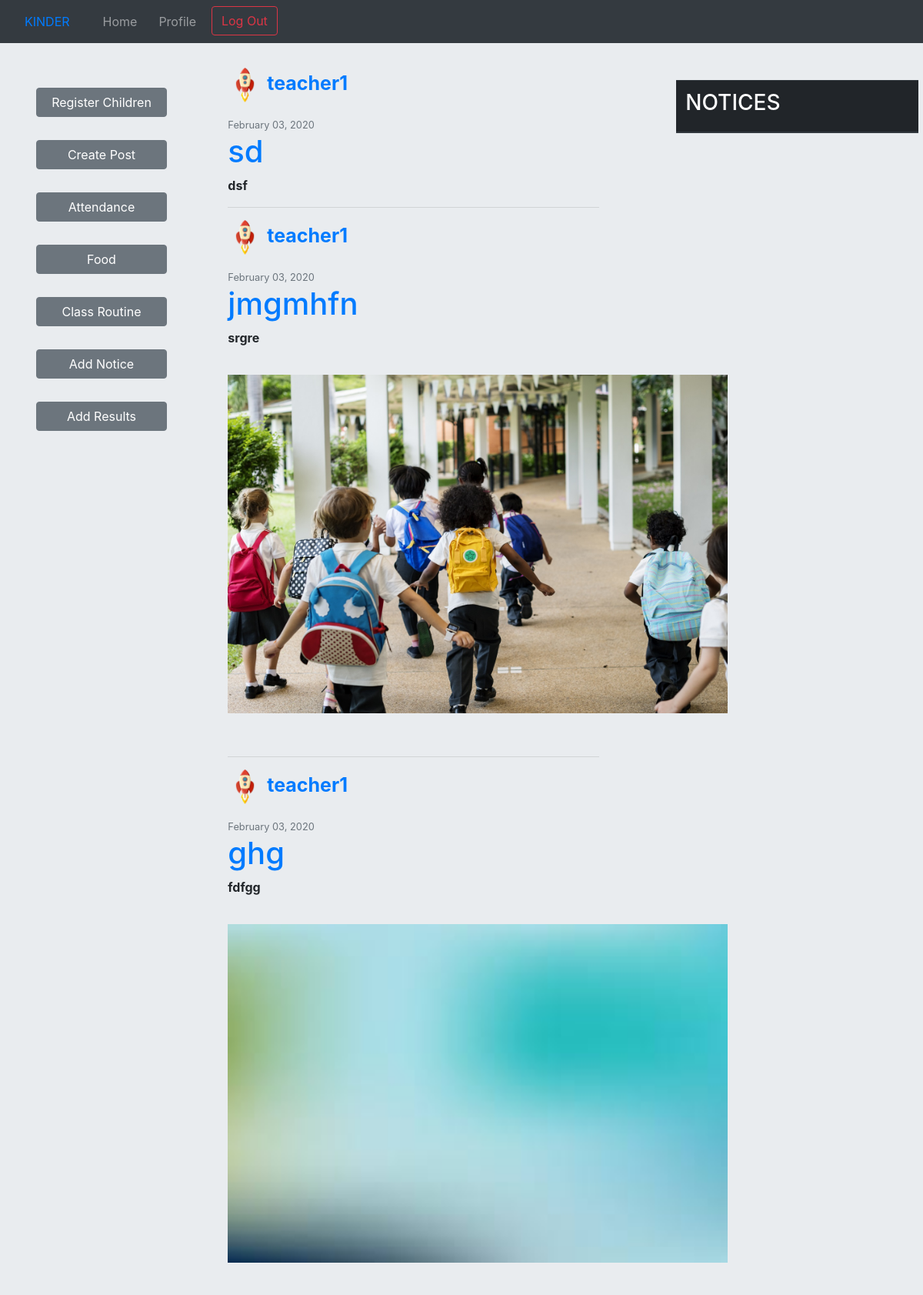
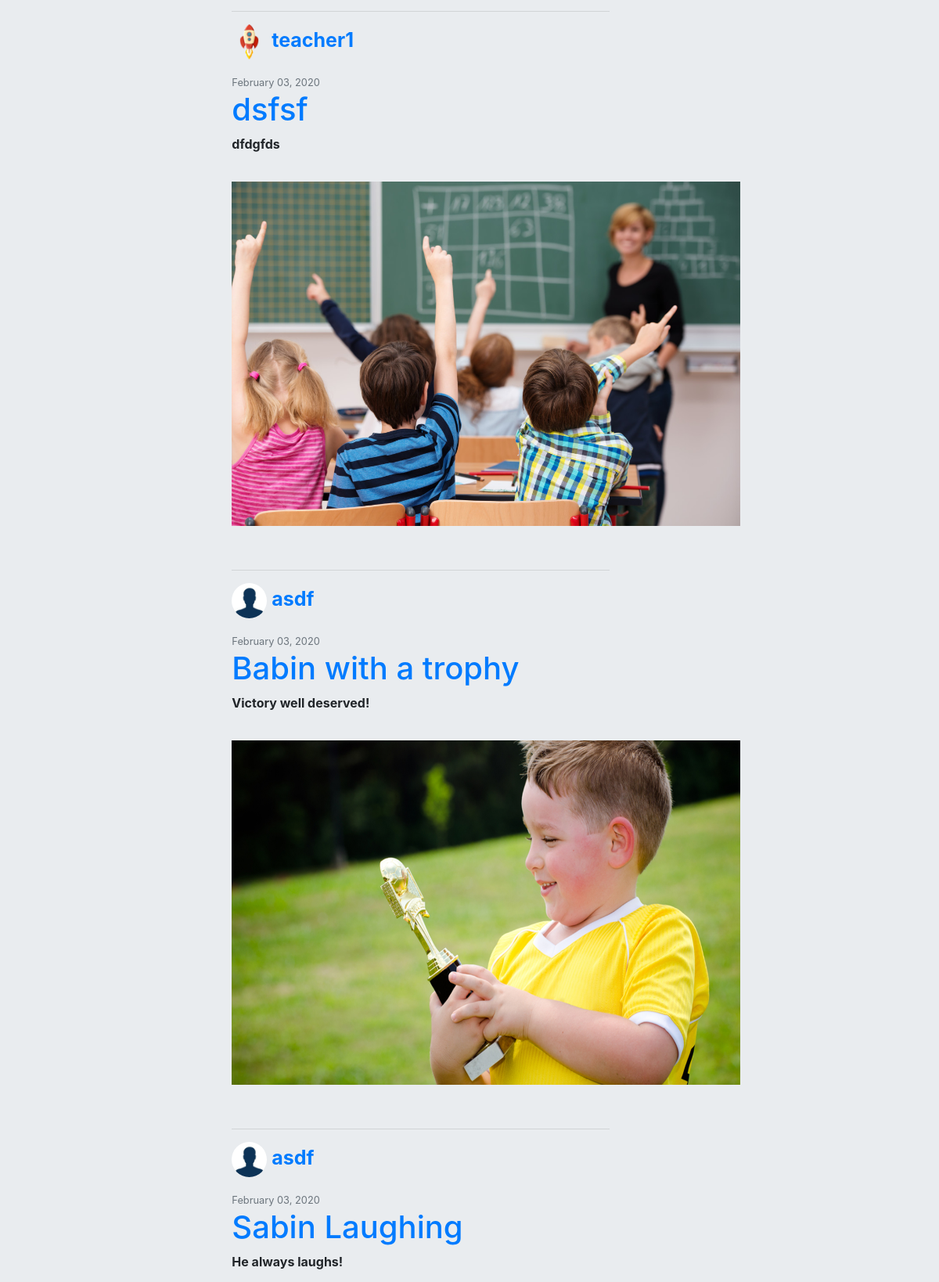
Screenshot of /home.html (signed in, upper part) with the database file from the repository (2 pictures, top to bottom).
### second/models.py (models this page shows, shortened)
class Post(models.Model):
    title = models.CharField(max_length=100)
    content = models.TextField()
    photo = models.ImageField(upload_to='posts', blank=True)
    date_posted = models.DateTimeField(default=timezone.now)
    author = models.ForeignKey(User, on_delete=models.CASCADE)
    class Meta:
        ordering = ["-date_posted"]

class Profile(models.Model):
    user = models.OneToOneField(User, on_delete=models.CASCADE)
    image = models.ImageField(default='default.jpg', upload_to='profile_pics')

### second/views.py (the view)
# urls.py: path('home.html',second_views.home, name='home'),
def home(request):
    context = {
        'posts': Post.objects.all(),
    }
    return render(request, 'home.html', context)

### second/templates/home.html (shortened to what this page needs)
{% extends "base1.html" %}
{% block base2 %}
{% load static %}
<!DOCTYPE html>
<html>
<head>
</head>
<body>
<div class="jumbotron">
    <div class = "row row-height" >
        <div class="col-lg-2">
            <div class="col-lg-2" style="position: fixed;">
                {% if user.user_teachers != "" %}
                    <a style="margin-top: 50px; margin-bottom: 10px; width:100%;" name="createpost" class='btn btn-secondary' href="{% url 'registerchild' %}">Register Children </a>
                    <br>
                    <a style="margin-top: 20px; margin-bottom: 10px; width:100%;" name="createpost" class='btn btn-secondary' href="{% url 'post-create' %}">Create Post</a>
                    <br>
                    <a style="margin-top: 20px; margin-bottom: 10px; width:100%;" name="createpost" class='btn btn-secondary' href="{% url 'attendance' %}">Attendance</a>
                    <br>
                    <a style="margin-top: 20px; margin-bottom: 10px; width:100%;" name="createpost" class='btn btn-secondary' href="{% url 'food' %}">Food</a>
                    <br>
                    <a style="margin-top: 20px; margin-bottom: 10px; width:100%;" name="createpost" class='btn btn-secondary' href="{% url 'routine' %}">Class Routine</a>
                    <br>
                    <a style="margin-top: 20px; margin-bottom: 10px; width:100%;" name="createpost" class='btn btn-secondary' href="{% url 'notice-create' %}">Add Notice</a>
                    <br>
                    <a style="margin-top: 20px; margin-bottom: 10px; width:100%;" name="createpost" class='btn btn-secondary' href="https://docs.google.com/spreadsheets/u/1/d/1ZyuCwiPnybxCmPeOjFrY0K48g4T7pdN-lJ8yxICqGmg/edit#gid=1131265563">Add Results</a>
                {% elif user.user_parents != "" %}
                    <a style="margin-top: 50px; margin-bottom: 10px; width:100%;" class='btn btn-secondary' href="https://docs.google.com/spreadsheets/u/1/d/1ZyuCwiPnybxCmPeOjFrY0K48g4T7pdN-lJ8yxICqGmg/edit#gid=1131265563">See Result</a>
                    <br>
                {% endif %}
            </div>
        </div>
        <div class="col-lg-6">
                    <br>
                    {% for post in posts %}
                    {% if post.author.user_teachers != "" %}
                    {% if user.user_teachers != ""%}
                    {% if post.author.user_teachers.school == user.user_teachers.school %}
                    <div style="margin-left: 70px;" name='posts'>
                        <b><p style="font-size:25px;"><img class="rounded-circle account-img" src="{{ post.author.profile.image.url }}" height = "45px", width="45px">
                        <a href="{% url 'user-posts' post.author.username %}">{{post.author}}</a></p></b>
                        <small class = "text-muted">{{ post.date_posted|date:"F d, Y"}}</small>
                        <div><a href="{% url 'post-detail' post.id %}">
                                <h1>{{post.title}}</h1>
                            </a>
                        </div>
                        <p><b>{{post.content}}</b></p>
                        <img id='posting' style="width: 650px; height: 500px;padding-top: 20px; padding-bottom: 40px;" src="/media/{{post.photo}}" onerror="this.style.display='none'">
                        <hr>
                    </div>
                    {% endif %}
                    {% endif %}
                    {% endif %}
                    {% endfor %}
            </div>
            <div class="col-lg-4" style="padding-left: 70px;">
                <div class="col-lg-4" style="position: fixed;" style=" border-radius=5px;">
                    <table class="table table-hover" style="margin-top: 40px; width: 85%;">
                        <thead class="thead-dark">
                            <tr>
                                <th><h3>NOTICES</h3></th>
                            </tr>
                        </thead>
                        <tr>
                            <td>
                            </td>
                        </tr>
                    </table>
                </div>
            </div>
        </div>
    </div>
</body>
</html>
{% endblock %}

### rows the page displays
Post: author.profile.image (picture), author "teacher1", date_posted "February 03, 2020", title "sd", content "dsf"
Post: author.profile.image (picture), author "teacher1", date_posted "February 03, 2020", title "jmgmhfn", content "srgre", photo (picture)
Post: author.profile.image (picture), author "teacher1", date_posted "February 03, 2020", title "ghg", content "fdfgg", photo (picture)
Post: author.profile.image (picture), author "teacher1", date_posted "February 03, 2020", title "dsfsf", content "dfdgfds", photo (picture)
Post: author.profile.image (placeholder picture), author "asdf", date_posted "February 03, 2020", title "Babin with a trophy", content "Victory well deserved!", photo (picture)
Post: author.profile.image (placeholder picture), author "asdf", date_posted "February 03, 2020", title "Sabin Laughing", content "He always laughs!"
